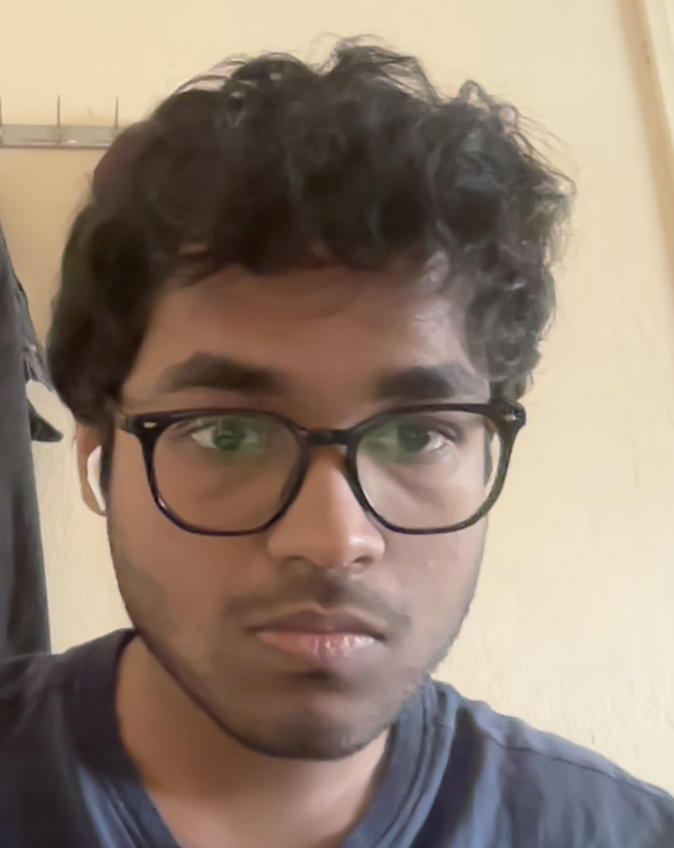
#> input picture Images/1.png, 1348 x 1696 px (shown at 1/2 size); its folder holds 4 pictures in this run
$ python Image_resizer.py
#> lines starting #> are read from the running program, lines starting #| are printed output that depends on the picture
import os
import cv2

folderPath = 'Images'
PathList = os.listdir(folderPath)

for path in PathList:
    path1 = os.path.join(folderPath,path)
    img = cv2.imread(path1)
#> img is the input picture: shape (1696, 1348, 3); mean B, G, R 113.7, 128.3, 145.7
    img1 = cv2.resize(img, (216,216))
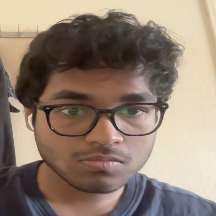
#> img1: shape (216, 216, 3); mean B, G, R 113.6, 128.3, 145.7
    cv2.imwrite(path, img1)
#> pass 2 of the loop `for path in PathList:`:
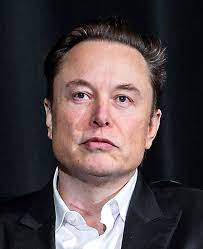
#> input picture Images/2.png, 203 x 249 px
#> img is the input picture: shape (249, 203, 3); mean B, G, R 71.9, 69.3, 81.2
#> `img1 = cv2.resize(img, (216,216))`:
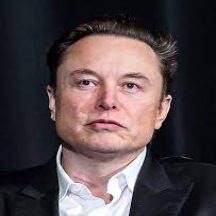
#> img1: shape (216, 216, 3); mean B, G, R 71.8, 69.2, 81.1
#> pass 3 of the loop `for path in PathList:`:
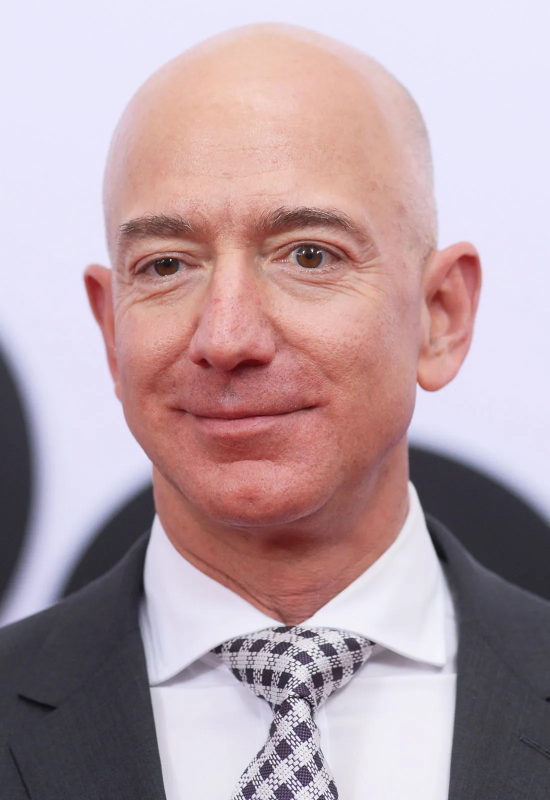
#> input picture Images/3.png, 1099 x 1600 px (shown at 1/2 size)
#> img is the input picture: shape (1600, 1099, 3); mean B, G, R 166.9, 160.1, 182.5
#> `img1 = cv2.resize(img, (216,216))`:
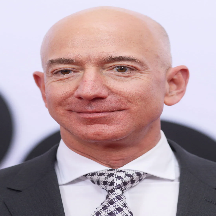
#> img1: shape (216, 216, 3); mean B, G, R 166.8, 160.1, 182.5
#> the loop made 4 passes; the first 3 are shown
